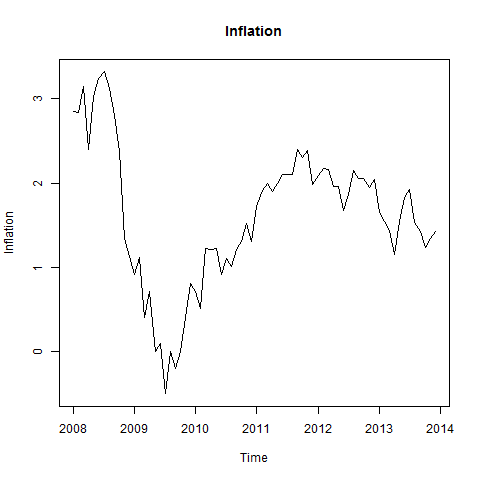

Write the R code that produced this figure.
#Creates Inflation plot

png("Plots/Inflation_plot.png")
plot(Inflation, main="Inflation")
dev.off()